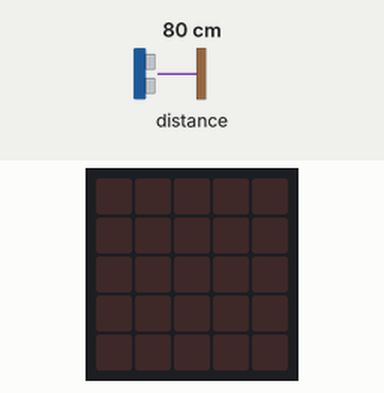
This program was run on a simulated BBC micro:bit (MakeCode). Shown: the board's 5×5 LED display. Inputs (shaded band) come from the test bench; at power-on: distance to the obstacle 80 cm.

Above: at 1.2 s.
1.3 s: distance to the obstacle set to 2 cm
At 2.4 s:
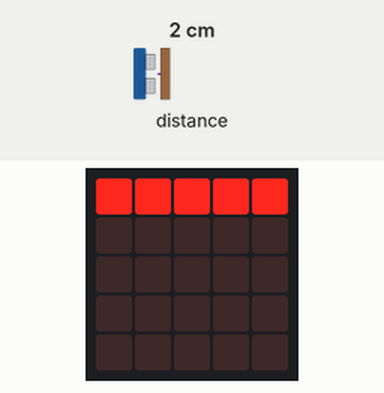
2.8 s: distance to the obstacle set to 6 cm
At 4.1 s:
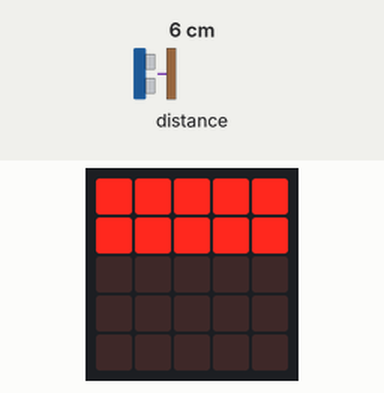
4.4 s: distance to the obstacle set to 18 cm
At 5.0 s:
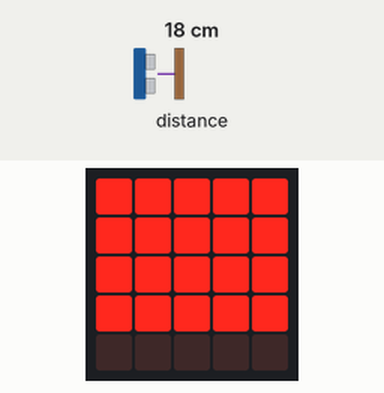
6.1 s: distance to the obstacle set to 12 cm
At 7.0 s:
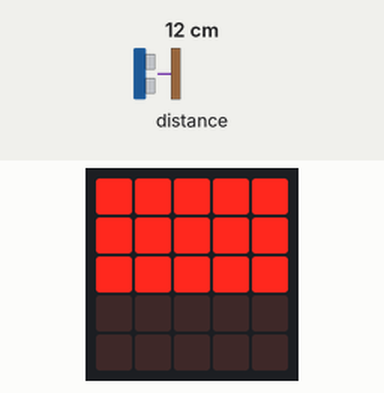
7.8 s: distance to the obstacle set to 8 cm
At 9.0 s:
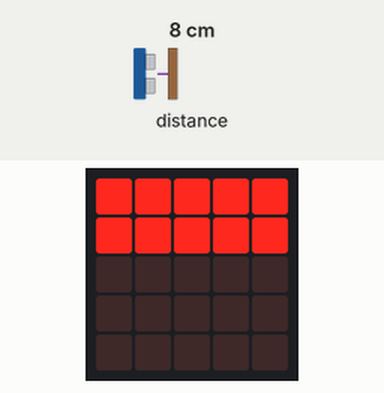
9.5 s: distance to the obstacle set to 4 cm
At 10.9 s:
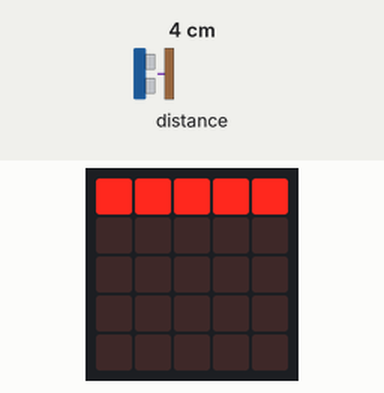
Timing chart, 0 to 12.2 s (numbered marks = the images above; inputs shaded):
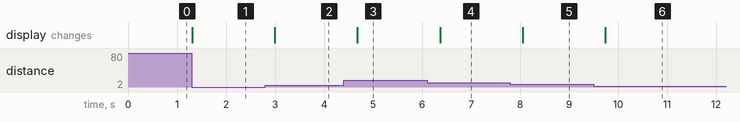

Measured:
- the behaviour switches between 4 and 5 cm on distance to the obstacle (found by bisection; images 1 and 2)
- the behaviour switches between 15 and 14 cm on distance to the obstacle (found by bisection; images 3 and 4)
- the behaviour switches between 10 and 9 cm on distance to the obstacle (found by bisection; images 4 and 5)
- after the input at 1.3 s, the display: changes at once (image 1)
- after the input at 2.8 s, the display: changes after 0.20 s (image 2)
- after the input at 4.4 s, the display: changes after 0.28 s (image 3)
- after the input at 6.1 s, the display: changes after 0.27 s (image 4)
- after the input at 7.8 s, the display: changes after 0.25 s (image 5)
- after the input at 9.5 s, the display: changes after 0.24 s (image 6)

The program:

main.ts
```typescript
let distance = 0
basic.forever(function on_forever() {

    distance = sonar.ping(DigitalPin.P0, DigitalPin.P1, PingUnit.Centimeters)
    if (distance < 5) {
        basic.showLeds(`
            # # # # #
                        . . . . .
                        . . . . .
                        . . . . .
                        . . . . .
        `)
    } else if (distance < 10) {
        basic.showLeds(`
            # # # # #
                        # # # # #
                        . . . . .
                        . . . . .
                        . . . . .
        `)
    } else if (distance < 15) {
        basic.showLeds(`
            # # # # #
                        # # # # #
                        # # # # #
                        . . . . .
                        . . . . .
        `)
    } else if (distance < 20) {
        basic.showLeds(`
            # # # # #
                        # # # # #
                        # # # # #
                        # # # # #
                        . . . . .
        `)
    } else if (distance < 25) {
        basic.showLeds(`
            # # # # #
                        # # # # #
                        # # # # #
                        # # # # #
                        # # # # #
        `)
    }

})
```

test.ts
```typescript
// les tests vont ici ; cela ne sera pas compilé si ce paquet est utilisé en tant qu'extension.
```
